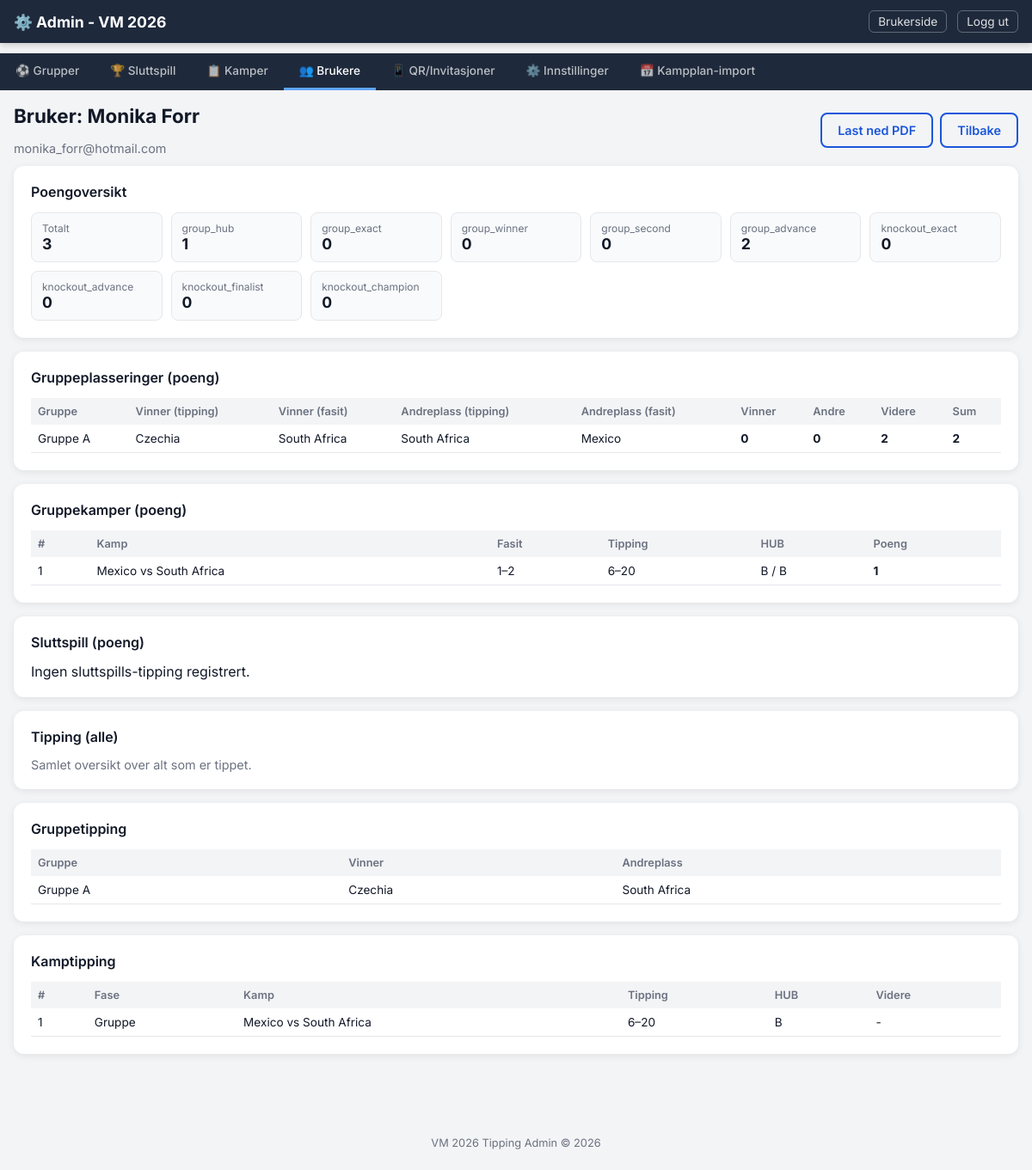
Page /admin/user/5 (signed in) on the committed database.
### models.py (models this page shows)
class User(db.Model):
    __tablename__ = "users"
    id = db.Column(db.Integer, primary_key=True)
    name = db.Column(db.String(100), nullable=False)
    email = db.Column(db.String(200), nullable=True)
    token = db.Column(db.String(64), unique=True, nullable=False)
    created_at = db.Column(db.DateTime, default=now_utc)
    last_seen_at = db.Column(db.DateTime, nullable=True)
    is_active = db.Column(db.Boolean, default=True)
    has_paid = db.Column(db.Boolean, default=False)
    anonymous_label = db.Column(db.String(50), nullable=True)  # "Spiller 1" etc.
    predictions = db.relationship("UserPrediction", back_populates="user", lazy="dynamic")
    group_predictions = db.relationship("GroupPrediction", back_populates="user", lazy="dynamic")
    score_caches = db.relationship("ScoreCache", back_populates="user", lazy="dynamic")

class ScoreCache(db.Model):
    __tablename__ = "score_cache"
    id = db.Column(db.Integer, primary_key=True)
    user_id = db.Column(db.Integer, db.ForeignKey("users.id"), nullable=False)
    category = db.Column(db.String(50), nullable=False)
    points = db.Column(db.Integer, default=0)
    recalculated_at = db.Column(db.DateTime, default=now_utc)
    user = db.relationship("User", back_populates="score_caches")
    __table_args__ = (db.UniqueConstraint("user_id", "category", name="uix_score_user_cat"),)

class Group(db.Model):
    __tablename__ = "groups"
    id = db.Column(db.Integer, primary_key=True)
    name = db.Column(db.String(50), unique=True, nullable=False)  # "Gruppe A"
    color = db.Column(db.String(20), default="#4a90e2")
    teams = db.relationship("Team", back_populates="group", lazy="dynamic")
    matches = db.relationship("Match", back_populates="group", lazy="dynamic")
    standings = db.relationship("GroupStanding", back_populates="group", lazy="dynamic")

class Team(db.Model):
    __tablename__ = "teams"
    id = db.Column(db.Integer, primary_key=True)
    name = db.Column(db.String(100), nullable=False)
    fifa_code = db.Column(db.String(10), unique=True, nullable=True)
    group_id = db.Column(db.Integer, db.ForeignKey("groups.id"), nullable=True)
    group_slot = db.Column(db.Integer, nullable=True)  # 1-4
    fifa_ranking = db.Column(db.Integer, nullable=True)
    flag_emoji = db.Column(db.String(10), nullable=True)
    group = db.relationship("Group", back_populates="teams")

class UserPrediction(db.Model):
    __tablename__ = "user_predictions"
    id = db.Column(db.Integer, primary_key=True)
    user_id = db.Column(db.Integer, db.ForeignKey("users.id"), nullable=False)
    match_id = db.Column(db.Integer, db.ForeignKey("matches.id"), nullable=False)
    predicted_home_score = db.Column(db.Integer, nullable=True)
    predicted_away_score = db.Column(db.Integer, nullable=True)
    predicted_hub = db.Column(db.String(1), nullable=True)  # H/U/B
    predicted_winner_team_id = db.Column(db.Integer, db.ForeignKey("teams.id"), nullable=True)
    predicted_advanced_team_id = db.Column(db.Integer, db.ForeignKey("teams.id"), nullable=True)
    updated_at = db.Column(db.DateTime, default=now_utc, onupdate=now_utc)
    submitted_at = db.Column(db.DateTime, default=now_utc)
    is_valid = db.Column(db.Boolean, default=True)
    user = db.relationship("User", back_populates="predictions")
    match = db.relationship("Match")
    predicted_winner_team = db.relationship("Team", foreign_keys=[predicted_winner_team_id])
    predicted_advanced_team = db.relationship("Team", foreign_keys=[predicted_advanced_team_id])
    __table_args__ = (db.UniqueConstraint("user_id", "match_id", name="uix_user_match"),)

### routes_admin.py (the view)
@admin_bp.route("/user/<int:user_id>")
def user_detail(user_id):
    if not admin_required():
        abort(403)
    user = User.query.get_or_404(user_id)
    sub_tab = request.args.get("tab", "points")
    settings = get_score_settings()
    per_match_points = get_per_match_points(user.id)
    match_rows_group = []
    match_rows_knockout = []
    match_preds = (
        db.session.query(UserPrediction, Match)
        .join(Match, UserPrediction.match_id == Match.id)
        .filter(UserPrediction.user_id == user.id)
        .order_by(Match.match_number)
        .all()
    )
    for pred, match in match_preds:
        pred_hub = pred.predicted_hub
        if pred_hub is None and pred.predicted_home_score is not None and pred.predicted_away_score is not None:
            pred_hub = calc_hub(pred.predicted_home_score, pred.predicted_away_score)
        actual_hub = None
        if match.home_score is not None and match.away_score is not None:
            actual_hub = calc_hub(match.home_score, match.away_score)
        row = {
            "match_number": match.match_number,
            "phase": match.phase,
            "round_name": match.round_name,
            "group_name": match.group.name if match.group else None,
            "home": match.home_team.name if match.home_team else (match.home_slot_source or "-")
        }
        row.update({
            "away": match.away_team.name if match.away_team else (match.away_slot_source or "-"),
            "pred_score": (
                f"{pred.predicted_home_score}–{pred.predicted_away_score}"
                if pred.predicted_home_score is not None and pred.predicted_away_score is not None else "-"
            ),
            "pred_hub": pred_hub or "-",
            "pred_advanced": pred.predicted_advanced_team.name if pred.predicted_advanced_team else "-",
            "actual_score": (
                f"{match.home_score}–{match.away_score}"
                if match.home_score is not None and match.away_score is not None else "-"
            ),
            "actual_hub": actual_hub or "-",
            "actual_advanced": match.advanced_team.name if match.advanced_team else "-",
            "points": per_match_points.get(match.id),
            "is_finished": match.is_finished,
        })
        if match.phase == "group":
            match_rows_group.append(row)
        else:
            match_rows_knockout.append(row)
    group_rows = []
    group_preds = (
        db.session.query(GroupPrediction, Group)
        .join(Group, GroupPrediction.group_id == Group.id)
        .filter(GroupPrediction.user_id == user.id)
        .order_by(Group.name)
        .all()
    )
    for gp, group in group_preds:
        standings = GroupStanding.query.filter_by(group_id=group.id).all()
        ranked = sorted(standings, key=lambda s: s.rank or 99)
        actual_ids = [s.team_id for s in ranked]
        actual_winner = ranked[0].team.name if len(ranked) >= 1 and ranked[0].team else "-"
        actual_second = ranked[1].team.name if len(ranked) >= 2 and ranked[1].team else "-"
        winner_pts = settings["group_winner"] if gp.predicted_winner_team_id and actual_ids and gp.predicted_winner_team_id == actual_ids[0] else 0
        second_pts = settings["group_second"] if gp.predicted_second_team_id and len(actual_ids) >= 2 and gp.predicted_second_team_id == actual_ids[1] else 0
        advance_pts = 0
        predicted_advancing = set()
        if gp.predicted_winner_team_id:
            predicted_advancing.add(gp.predicted_winner_team_id)
        if gp.predicted_second_team_id:
            predicted_advancing.add(gp.predicted_second_team_id)
        for team_id in predicted_advancing:
            if team_id in actual_ids[:2]:
                advance_pts += settings["group_advance"]
        group_rows.append({
            "group_name": group.name,
            "pred_winner": gp.predicted_winner.name if gp.predicted_winner else "-",
            "pred_second": gp.predicted_second.name if gp.predicted_second else "-",
            "actual_winner": actual_winner,
            "actual_second": actual_second,
            "winner_pts": winner_pts,
            "second_pts": second_pts,
            "advance_pts": advance_pts,
            "total_pts": winner_pts + second_pts + advance_pts,
        })
    return render_template("admin_user.html",
        user=user,
        active_tab="users",
        active_subtab=sub_tab,
        total_points=get_user_total_points(user.id),
        breakdown=get_user_score_breakdown(user.id),
        group_rows=group_rows,
        match_rows_group=match_rows_group,
        match_rows_knockout=match_rows_knockout,
    )

### templates/admin_user.html (shortened to what this page needs)
<!DOCTYPE html>
<html lang="no">
<head>
  <link rel="stylesheet" href="{{ url_for('static', filename='style.css') }}">
</head>
<body>
  <nav class="navbar admin-navbar">
    <div class="navbar-inner">
      <a href="{{ url_for('admin.tab', tab='groups') }}" class="navbar-brand">⚙️ Admin - VM 2026</a>
      <div class="navbar-links">
        <a href="{{ url_for('user.index') }}" class="nav-link-small">Brukerside</a>
        <a href="{{ url_for('admin.logout') }}" class="nav-link-small">Logg ut</a>
      </div>
    </div>
  </nav>
  <div class="admin-tab-bar">
    {% set tabs = [
      ('groups', '⚽ Grupper'),
      ('knockout', '🏆 Sluttspill'),
      ('matches', '📋 Kamper'),
      ('users', '👥 Brukere'),
      ('qr', '📱 QR/Invitasjoner'),
      ('settings', '⚙️ Innstillinger'),
      ('schedule', '📅 Kampplan-import'),
    ] %}
    {% for tab_id, tab_label in tabs %}
    <a href="{{ url_for('admin.tab', tab=tab_id) }}"
       class="admin-tab-link {% if active_tab == tab_id %}active{% endif %}">
      {{ tab_label }}
    </a>
    {% endfor %}
  </div>
  <main class="admin-main">
    <div class="admin-section">
      <div class="admin-user-header">
        <div>
          <h2>Bruker: {{ user.name }}</h2>
          <div class="admin-user-sub">{{ user.email or '-' }}</div>
        </div>
        <div class="admin-user-actions">
          <a href="{{ url_for('admin.user_predictions_pdf', user_id=user.id) }}" class="btn btn-outline">Last ned PDF</a>
          <a href="{{ url_for('admin.tab', tab='users') }}" class="btn btn-outline">Tilbake</a>
        </div>
      </div>
      <div class="admin-card">
        <h3>Poengoversikt</h3>
        <div class="admin-score-grid">
          <div class="admin-score-item">
            <div class="score-label">Totalt</div>
            <div class="score-value">{{ total_points }}</div>
          </div>
          {% for k, v in breakdown.items() %}
          <div class="admin-score-item">
            <div class="score-label">{{ k }}</div>
            <div class="score-value">{{ v }}</div>
          </div>
          {% endfor %}
        </div>
      </div>
      <div class="admin-card">
        <h3>Gruppeplasseringer (poeng)</h3>
        {% if group_rows %}
        <table class="admin-table">
          <thead>
            <tr>
              <th>Gruppe</th>
              <th>Vinner (tipping)</th>
              <th>Vinner (fasit)</th>
              <th>Andreplass (tipping)</th>
              <th>Andreplass (fasit)</th>
              <th>Vinner</th>
              <th>Andre</th>
              <th>Videre</th>
              <th>Sum</th>
            </tr>
          </thead>
          <tbody>
            {% for row in group_rows %}
            <tr>
              <td>{{ row.group_name }}</td>
              <td>{{ row.pred_winner }}</td>
              <td>{{ row.actual_winner }}</td>
              <td>{{ row.pred_second }}</td>
              <td>{{ row.actual_second }}</td>
              <td><strong>{{ row.winner_pts }}</strong></td>
              <td><strong>{{ row.second_pts }}</strong></td>
              <td><strong>{{ row.advance_pts }}</strong></td>
              <td><strong>{{ row.total_pts }}</strong></td>
            </tr>
            {% endfor %}
          </tbody>
        </table>
        {% else %}
        <p>Ingen gruppetipping registrert.</p>
        {% endif %}
      </div>
      <div class="admin-card">
        <h3>Gruppekamper (poeng)</h3>
        {% if match_rows_group %}
        <table class="admin-table">
          <thead>
            <tr>
              <th>#</th>
              <th>Kamp</th>
              <th>Fasit</th>
              <th>Tipping</th>
              <th>HUB</th>
              <th>Poeng</th>
            </tr>
          </thead>
          <tbody>
            {% for row in match_rows_group %}
            <tr>
              <td>{{ row.match_number }}</td>
              <td>{{ row.home }} vs {{ row.away }}</td>
              <td>{{ row.actual_score }}</td>
              <td>{{ row.pred_score }}</td>
              <td>{{ row.pred_hub }} / {{ row.actual_hub }}</td>
              <td><strong>{{ row.points if row.points is not none else '-' }}</strong></td>
            </tr>
            {% endfor %}
          </tbody>
        </table>
        {% else %}
        <p>Ingen kamptipping registrert i gruppespill.</p>
        {% endif %}
      </div>
      <div class="admin-card">
        <h3>Sluttspill (poeng)</h3>
        {% if match_rows_knockout %}
        <table class="admin-table">
          <thead>
            <tr>
              <th>#</th>
              <th>Kamp</th>
              <th>Fasit</th>
              <th>Tipping</th>
              <th>Videre (tipping)</th>
              <th>Videre (fasit)</th>
              <th>Poeng</th>
            </tr>
          </thead>
          <tbody>
            {% for row in match_rows_knockout %}
            <tr>
              <td>{{ row.match_number }}</td>
              <td>{{ row.home }} vs {{ row.away }}</td>
              <td>{{ row.actual_score }}</td>
              <td>{{ row.pred_score }}</td>
              <td>{{ row.pred_advanced }}</td>
              <td>{{ row.actual_advanced }}</td>
              <td><strong>{{ row.points if row.points is not none else '-' }}</strong></td>
            </tr>
            {% endfor %}
          </tbody>
        </table>
        {% else %}
        <p>Ingen sluttspills-tipping registrert.</p>
        {% endif %}
      </div>
      <div class="admin-card">
        <h3>Tipping (alle)</h3>
        <p class="admin-user-sub">Samlet oversikt over alt som er tippet.</p>
      </div>
      <div class="admin-card">
        <h3>Gruppetipping</h3>
        {% if group_rows %}
        <table class="admin-table">
          <thead>
            <tr>
              <th>Gruppe</th>
              <th>Vinner</th>
              <th>Andreplass</th>
            </tr>
          </thead>
          <tbody>
            {% for row in group_rows %}
            <tr>
              <td>{{ row.group_name }}</td>
              <td>{{ row.pred_winner }}</td>
              <td>{{ row.pred_second }}</td>
            </tr>
            {% endfor %}
          </tbody>
        </table>
        {% else %}
        <p>Ingen gruppetipping registrert.</p>
        {% endif %}
      </div>
      <div class="admin-card">
        <h3>Kamptipping</h3>
        {% if match_rows_group or match_rows_knockout %}
        <table class="admin-table">
          <thead>
            <tr>
              <th>#</th>
              <th>Fase</th>
              <th>Kamp</th>
              <th>Tipping</th>
              <th>HUB</th>
              <th>Videre</th>
            </tr>
          </thead>
          <tbody>
            {% for row in match_rows_group %}
            <tr>
              <td>{{ row.match_number }}</td>
              <td>Gruppe</td>
              <td>{{ row.home }} vs {{ row.away }}</td>
              <td>{{ row.pred_score }}</td>
              <td>{{ row.pred_hub }}</td>
              <td>-</td>
            </tr>
            {% endfor %}
          </tbody>
        </table>
        {% else %}
        <p>Ingen kamptipping registrert.</p>
        {% endif %}
      </div>
    </div>
  </main>
  <footer class="footer">
    <p>VM 2026 Tipping Admin &copy; 2026</p>
  </footer>
</body>
</html>

### rows in the picture
User: name "Monika Forr", email "monika_forr@hotmail.com"
ScoreCache: category "group_exact", points "0"
ScoreCache: category "group_winner", points "0"
ScoreCache: category "group_second", points "0"
ScoreCache: category "knockout_exact", points "0"
ScoreCache: category "knockout_advance", points "0"
ScoreCache: category "knockout_finalist", points "0"
ScoreCache: category "knockout_champion", points "0"
Group: group_name "Gruppe A", group_name "Gruppe A"
Team: pred_winner "Czechia", pred_winner "Czechia"
Team: actual_winner "South Africa", pred_second "South Africa", pred_second "South Africa", away "South Africa"
Team: actual_second "Mexico", home "Mexico"
UserPrediction: match_number "1", home "Mexico", away "South Africa", actual_score "1–2", pred_score "6–20", pred_hub "B", actual_hub "B", points "1"

### other values in the picture
{{ tab_label }} "⚽ Grupper" "🏆 Sluttspill" "📋 Kamper" "👥 Brukere" "📱 QR/Invitasjoner" "⚙️ Innstillinger" "📅 Kampplan-import"
{{ total_points }} "3"
{{ k }} "group_hub" "group_advance"
{{ v }} "1" "2"
{{ row.winner_pts }} "0"
{{ row.second_pts }} "0"
{{ row.advance_pts }} "2"
{{ row.total_pts }} "2"
{{ row.match_number }} "1"
{{ row.pred_score }} "6–20"
{{ row.pred_hub }} "B"
